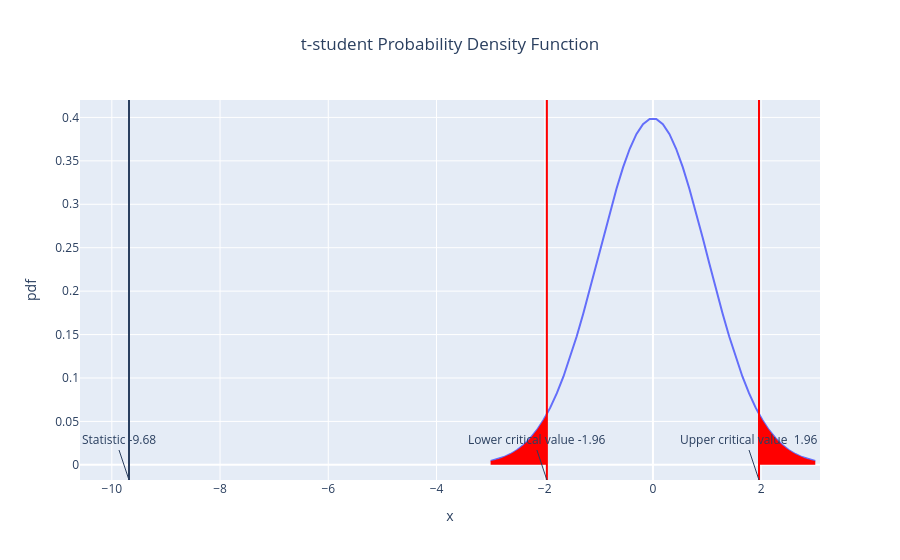

Notebook code for this chart:
### Code cell
show_statistical_test(Tstatistic, 0.05, n1+n2-2, distribution="t-student", alternative="two-sided")
